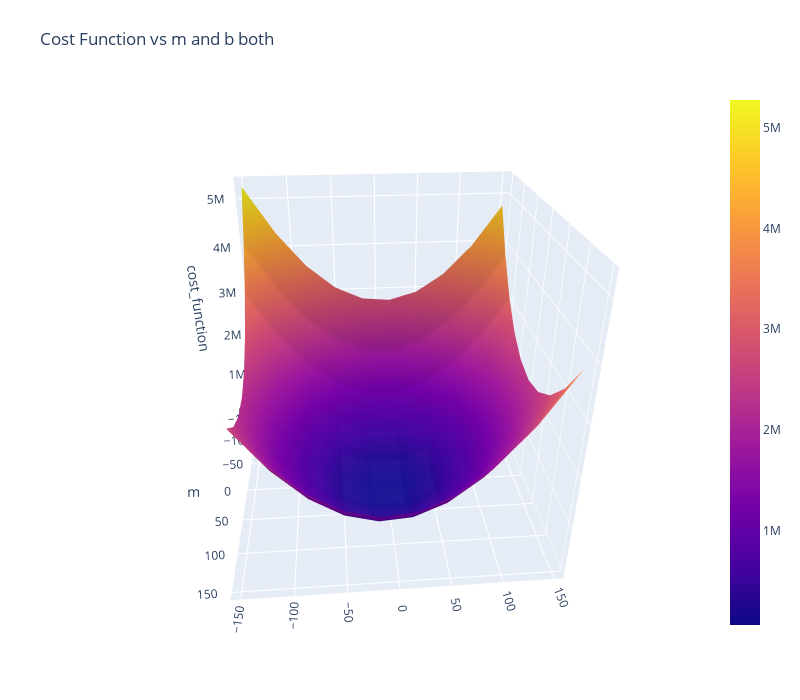

The code cell stored with this chart in its notebook:
### Code cell
X,y = make_regression(n_samples=100, n_features=1, n_informative=1, n_targets=1,noise=20,random_state=13)
m_arr = np.linspace(-150, 150, 10)
b_arr = np.linspace(-150, 150, 10)
mGrid, bGrid = np.meshgrid(m_arr,b_arr)
final = np.vstack((mGrid.ravel().reshape(1,100),bGrid.ravel().reshape(1,100))).T
z_arr = []
for i in range(final.shape[0]):
    z_arr.append(np.sum((y - final[i,0]*X.reshape(100) - final[i,1])**2))
z_arr = np.array(z_arr).reshape(10,10)
fig = go.Figure(data=[go.Surface(x = m_arr, y = b_arr, z =z_arr)])
fig.update_layout(title='Cost Function vs m and b both', autosize=False,width=800, height=700,
                  margin=dict(l=65, r=50, b=65, t=90), scene = dict(
                    xaxis_title='m',
                    yaxis_title='b',
                    zaxis_title='cost_function'))
fig.show()

### Figure 1 — Plotly figure (JSON) as saved in the notebook; plotly's stock layout.template omitted (floating-point values rounded to 4 significant figures)
{"data": [{"type": "surface", "x": [-150, -116.7, -83.33, -50, -16.67, 16.67, 50, 83.33, 116.7, 150], "y": [-150, -116.7, -83.33, -50, -16.67, 16.67, 50, 83.33, 116.7, 150], "z": [[5274000.0, 4280000.0, 3479000.0, 2872000.0, 2459000.0, 2240000.0, 2215000.0, 2383000.0, 2745000.0, 3301000.0], [4331000.0, 3350000.0, 2562000.0, 1969000.0, 1568000.0, 1362000.0, 1350000.0, 1531000.0, 1906000.0, 2475000.0], [3610000.0, 2642000.0, 1868000.0, 1287000.0, 899800.0, 706500.0, 706900.0, 901100.0, 1289000.0, 1871000.0], [3112000.0, 2157000.0, 1395000.0, 827400.0, 453300.0, 273000.0, 286400.0, 493600.0, 894500.0, 1489000.0], [2836000.0, 1894000.0, 1145000.0, 590200.0, 229100.0, 61730.0, 88140.0, 308300.0, 722200.0, 1330000.0], [2782000.0, 1853000.0, 1117000.0, 575200.0, 227100.0, 72680.0, 112100.0, 345200.0, 772100.0, 1393000.0], [2950000.0, 2034000.0, 1311000.0, 782400.0, 447200.0, 305900.0, 358200.0, 604300.0, 1044000.0, 1678000.0], [3341000.0, 2437000.0, 1728000.0, 1212000.0, 889700.0, 761300.0, 826600.0, 1086000.0, 1539000.0, 2185000.0], [3953000.0, 3063000.0, 2366000.0, 1863000.0, 1554000.0, 1439000.0, 1517000.0, 1789000.0, 2255000.0, 2915000.0], [4788000.0, 3911000.0, 3227000.0, 2737000.0, 2441000.0, 2339000.0, 2430000.0, 2715000.0, 3194000.0, 3866000.0]]}], "layout": {"autosize": false, "height": 700, "margin": {"b": 65, "l": 65, "r": 50, "t": 90}, "scene": {"aspectmode": "auto", "aspectratio": {"x": 1, "y": 1, "z": 1}, "camera": {"center": {"x": 0, "y": 0, "z": 0}, "eye": {"x": 1.894, "y": -0.1603, "z": 1.037}, "projection": {"type": "perspective"}, "up": {"x": 0, "y": 0, "z": 1}}, "xaxis": {"title": {"text": "m"}, "type": "linear"}, "yaxis": {"title": {"text": "b"}, "type": "linear"}, "zaxis": {"title": {"text": "cost_function"}, "type": "linear"}}, "title": {"text": "Cost Function vs m and b both"}, "width": 800}}
